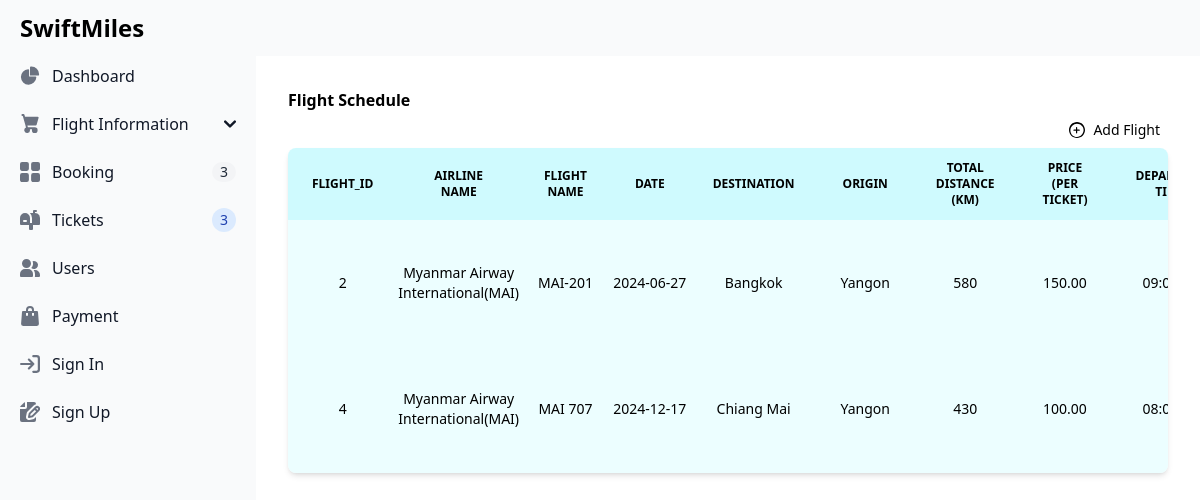
The page /admin/viewFlight.php on the database as committed earlier.
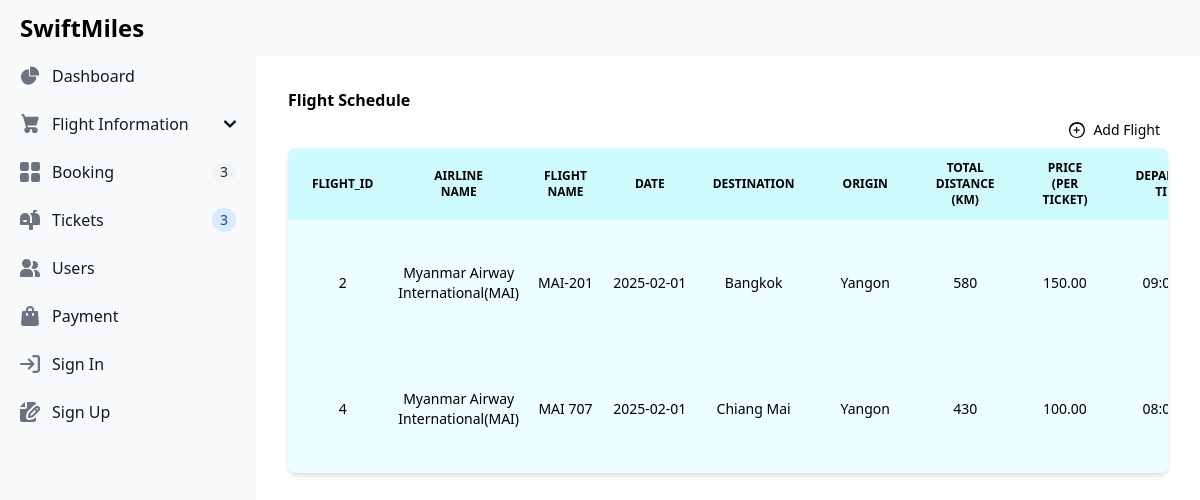
The same page on the database as committed later.
### tables this page shows
CREATE TABLE `flight` (
  `flight_id` int(11) NOT NULL,
  `airline_id` int(11) NOT NULL,
  `flight_name` varchar(100) NOT NULL,
  `flight_date` date NOT NULL,
  `destination` varchar(255) NOT NULL,
  `source` varchar(100) NOT NULL,
  `total_distance` varchar(100) NOT NULL,
  `fee_per_ticket` decimal(10,2) NOT NULL,
  `departure_time` time NOT NULL,
  `arrival_time` time NOT NULL,
  `capacity` int(11) NOT NULL,
  `seats_researved` int(11) NOT NULL,
  `seats_available` int(11) NOT NULL,
  `gate` varchar(255) NOT NULL,
  `placeImg` varchar(100) DEFAULT NULL
);

CREATE TABLE `airline` (
  `airline_id` int(11) NOT NULL,
  `airline_name` varchar(100) NOT NULL,
  `photo` varchar(100) DEFAULT NULL
);

### src/admin/viewFlight.php (the view, shortened to what this page needs)
<?php
    require_once "dbconnect.php";
    $sql = "SELECT
                    flight.flight_id,
                    airline.airline_name,
                    flight.flight_name,
                    flight.flight_date,
                    flight.destination,
                    flight.source,
                    flight.total_distance,
                    flight.fee_per_ticket,
                    flight.departure_time,
                    flight.arrival_time,
                    flight.capacity,
                    flight.seats_researved,
                    flight.seats_available,
                    flight.gate,
                    flight.placeImg
                FROM
                    flight
                INNER JOIN
                    airline
                ON
                    flight.airline_id = airline.airline_id;";
    try{
      $stmt = $conn->query($sql);
      $status = $stmt->execute();
      if($status){
        $flights = $stmt->fetchAll(PDO::FETCH_ASSOC);
      }
    }catch(PDOException $e){
      echo $e->getMessage();
    }
?>
<!doctype html>
<html>
<head>
    <link href="./output.css" rel="stylesheet">
    <script src="https://cdn.tailwindcss.com"></script>
</head>
<body>
   <nav class="fixed top-0 z-50 w-full bg-gray-50 dark:bg-gray-800">
   <div class="px-3 py-3 lg:px-5 lg:pl-3">
      <div class="flex items-center justify-between">
         <div class="flex items-center justify-start rtl:justify-end">
         <a href="https://flowbite.com" class="flex ms-2 md:me-24">
            <span class="self-center text-xl font-semibold sm:text-2xl whitespace-nowrap dark:text-white">SwiftMiles</span>
         </a>
         </div>
      </div>
   </div>
   </nav>
   <aside id="sidebar-multi-level-sidebar" class="fixed top-0 left-0 z-40 w-64 h-screen transition-transform -translate-x-full sm:translate-x-0 mt-10" aria-label="Sidebar">
      <div class="h-full px-3 py-4 overflow-y-auto bg-gray-50 dark:bg-gray-800">
         <ul class="space-y-2 font-medium">
            <li>
               <a href="admindashboard.php" class="flex items-center p-2 text-gray-900 rounded-lg dark:text-white hover:bg-gray-100 dark:hover:bg-gray-700 group">
                  <span class="ms-3">Dashboard</span>
               </a>
            </li>
            <li>
               <button type="button" class="flex items-center w-full p-2 text-base text-gray-900 transition duration-75 rounded-lg group hover:bg-gray-100 dark:text-white dark:hover:bg-gray-700" aria-controls="dropdown" data-collapse-toggle="dropdown" id="dropdownButton">
                     <span class="flex-1 ms-3 text-left rtl:text-right whitespace-nowrap">Flight Information</span>
                     <svg class="w-3 h-3" aria-hidden="true" xmlns="http://www.w3.org/2000/svg" fill="none" viewBox="0 0 10 6">
                        <path stroke="currentColor" stroke-linecap="round" stroke-linejoin="round" stroke-width="2" d="m1 1 4 4 4-4"/>
                     </svg>
               </button>
            </li>
            <li>
               <a href="#" class="flex items-center p-2 text-gray-900 rounded-lg dark:text-white hover:bg-gray-100 dark:hover:bg-gray-700 group">
                  <span class="flex-1 ms-3 whitespace-nowrap">Booking</span>
                  <span class="inline-flex items-center justify-center px-2 ms-3 text-sm font-medium text-gray-800 bg-gray-100 rounded-full dark:bg-gray-700 dark:text-gray-300">3</span>
               </a>
            </li>
            <li>
               <a href="#" class="flex items-center p-2 text-gray-900 rounded-lg dark:text-white hover:bg-gray-100 dark:hover:bg-gray-700 group">
                  <span class="flex-1 ms-3 whitespace-nowrap">Tickets</span>
                  <span class="inline-flex items-center justify-center w-3 h-3 p-3 ms-3 text-sm font-medium text-blue-800 bg-blue-100 rounded-full dark:bg-blue-900 dark:text-blue-300">3</span>
               </a>
            </li>
            <li>
               <a href="#" class="flex items-center p-2 text-gray-900 rounded-lg dark:text-white hover:bg-gray-100 dark:hover:bg-gray-700 group">
                  <span class="flex-1 ms-3 whitespace-nowrap">Users</span>
               </a>
            </li>
            <li>
               <a href="#" class="flex items-center p-2 text-gray-900 rounded-lg dark:text-white hover:bg-gray-100 dark:hover:bg-gray-700 group">
                  <span class="flex-1 ms-3 whitespace-nowrap">Payment</span>
               </a>
            </li>
            <li>
               <a href="#" class="flex items-center p-2 text-gray-900 rounded-lg dark:text-white hover:bg-gray-100 dark:hover:bg-gray-700 group">
                  <span class="flex-1 ms-3 whitespace-nowrap">Sign In</span>
               </a>
            </li>
            <li>
               <a href="#" class="flex items-center p-2 text-gray-900 rounded-lg dark:text-white hover:bg-gray-100 dark:hover:bg-gray-700 group">
                  <span class="flex-1 ms-3 whitespace-nowrap">Sign Up</span>
               </a>
            </li>
         </ul>
      </div>
   </aside>
   <div class="p-4 sm:ml-64">
      <div class="p-4 border-gray-200 dark:border-gray-700 mt-14">
         <div class="grid-cols-2">
            <div>
               <p>
                  <span class="font-semibold">Flight Schedule</span>
               </p>
            </div>
            <div>
               <a href="addNewFlightInfo.php" class="flex items-center justify-end p-2 text-sm text-black rounded-lg">
                  Add Flight
               </a>
            </div>
         </div>
         <div class="relative overflow-x-auto shadow-md sm:rounded-lg">
            <table class="w-full text-sm text-center rtl:text-right text-gray-500 dark:text-gray-400">
               <thead class="text-xs text-black uppercase bg-cyan-100">
                  <tr>
                     <th scope="col" class="px-6 py-3">
                           Flight_id
                     </th>
                     <th scope="col" class="px-6 py-3">
                           Airline Name
                     </th>
                     <th scope="col" class="px-6 py-3">
                           flight Name
                     </th>
                     <th scope="col" class="px-6 py-3">
                           Date
                     </th>
                     <th scope="col" class="px-6 py-3">
                           Destination
                     </th>
                     <th scope="col" class="px-6 py-3">
                           Origin
                     </th> <th scope="col" class="px-6 py-3">
                           Total Distance (km)
                     </th>
                     <th scope="col" class="px-6 py-3">
                           Price (per ticket)
                     </th>
                     <th scope="col" class="px-6 py-3">
                           Departure Time
                     </th>
                  </tr>
               </thead>
               <tbody class=" bg-cyan-50 text-black">
               <?php
               if(isset($flights)){
                  foreach($flights as $flight){
                     echo "<tr>
                           <td>$flight[flight_id]</td>
                           <td>$flight[airline_name]</td>
                           <td>$flight[flight_name]</td>
                           <td>$flight[flight_date]</td>
                           <td>$flight[destination]</td>
                           <td>$flight[source]</td>
                           <td>$flight[total_distance]</td>
                           <td>$flight[fee_per_ticket]</td>
                           <td>$flight[departure_time]</td>
                           <td>$flight[arrival_time]</td>
                           <td>$flight[gate]</td>
                           <td>$flight[capacity]</td>
                           <td>$flight[seats_researved]</td>
                           <td>$flight[seats_available]</td>
                           <td><img src='$flight[placeImg]'></td>
                           <td class='flex flex-direction:column aligh-items:center pt-30'>
                                 <a href='updateFlight.php?fid=$flight[flight_id]'><img src='/images/updated.png' height='20' width='20' alt='update'></a>
                                 <a href='deleteFlight.php?fid=$flight[flight_id]'><img src='/images/delete.png' height='20' width='20' alt='delete'></a>
                           </td>
                        </tr>";
                  }
               }    ?>
               </tbody>
            </table>
         </div>
      </div>
   </div>
</body>

Rows that differ between the two databases and show on the page:
changed flight "MAI-201": flight_date "2024-06-27" → "2025-02-01"
changed flight "MAI 707": flight_date "2024-12-17" → "2025-02-01"
